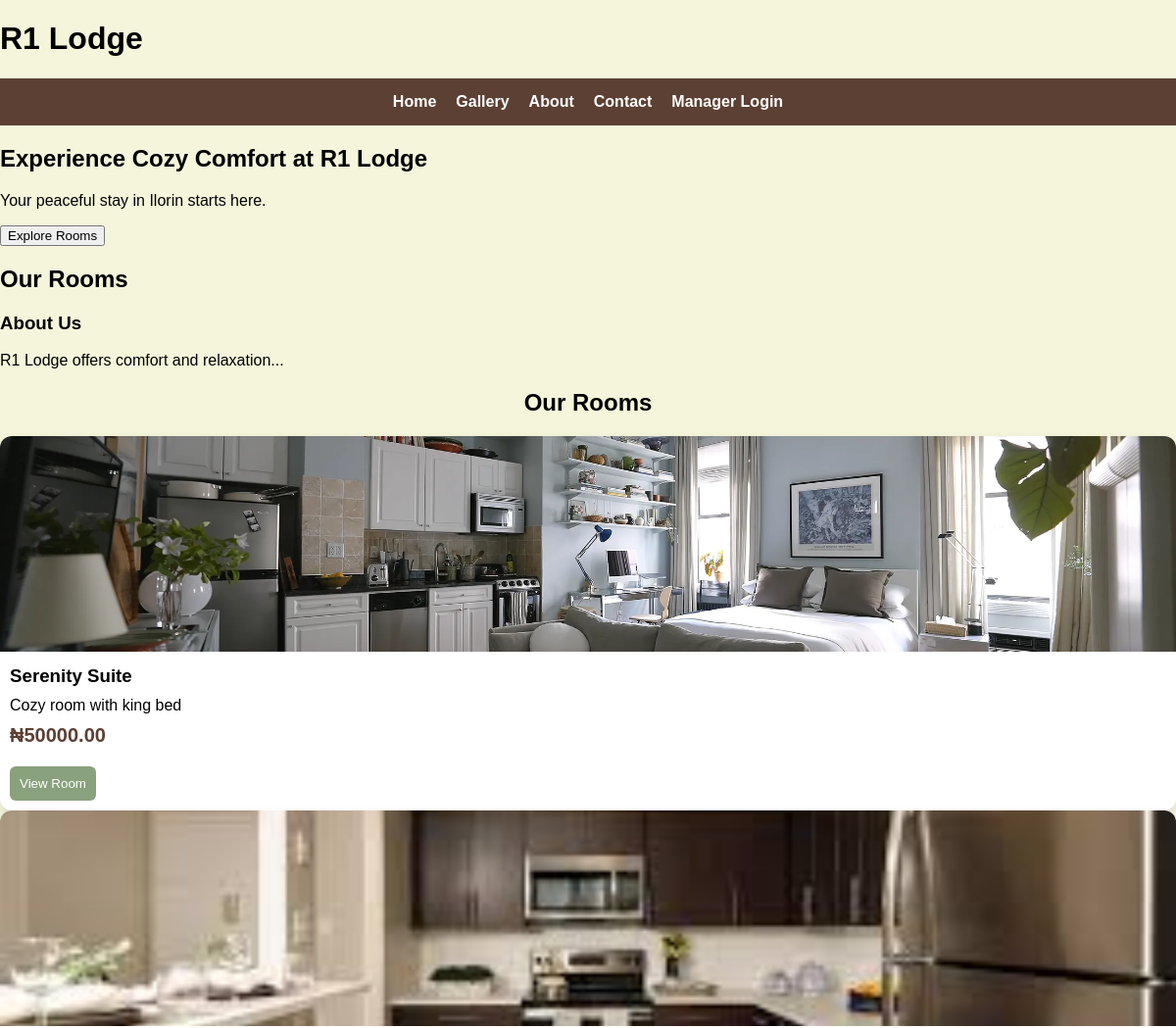
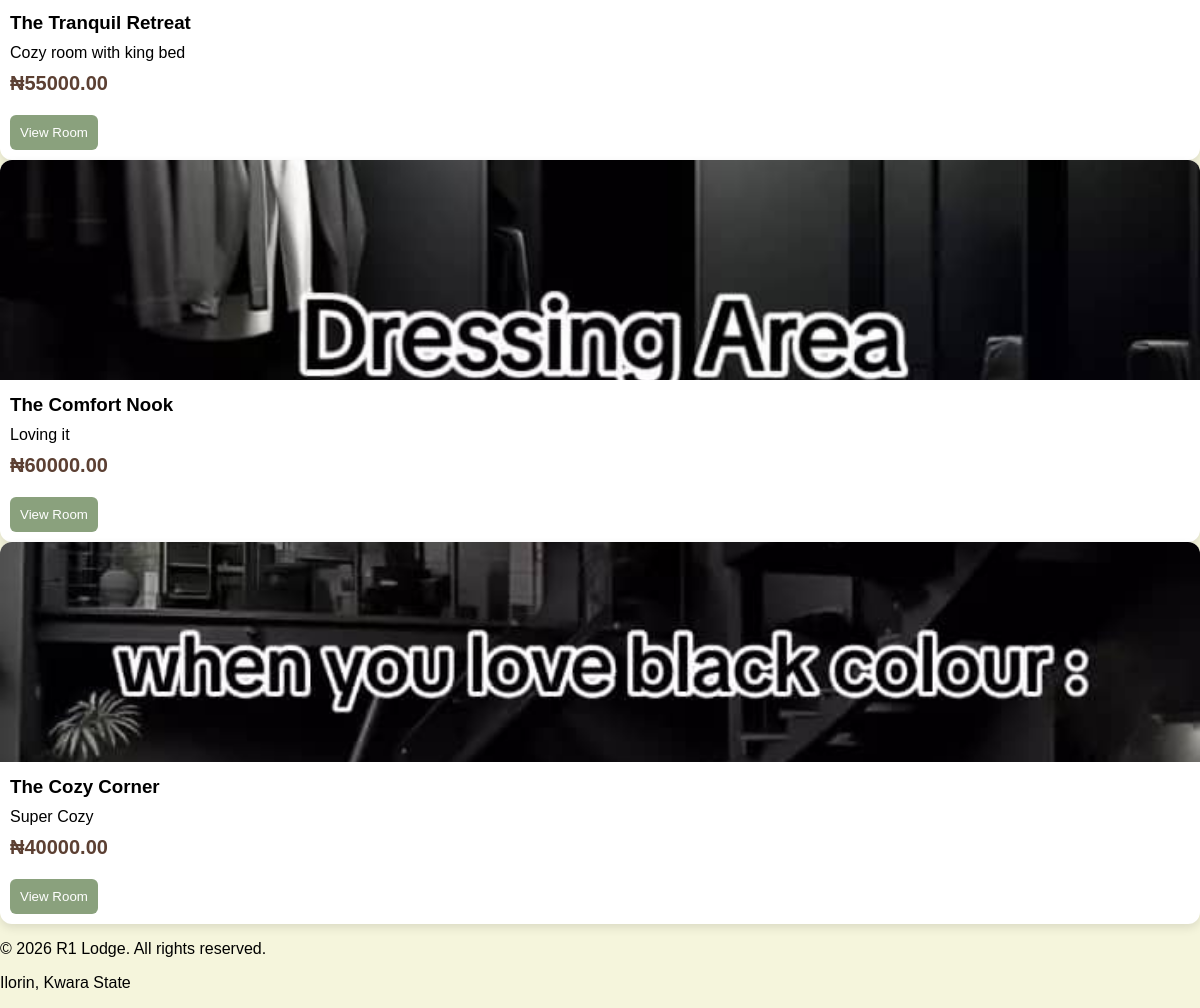
The page / on the database its author committed (2 pictures, top to bottom).
### lodge/models.py (models this page shows, shortened)
class Room(models.Model):
    name = models.CharField(max_length=100)
    description = models.TextField()
    price = models.DecimalField(max_digits=10, decimal_places=2)
    image = models.ImageField(upload_to='rooms/', null=True, blank=True)

### lodge/views.py (the view)
# urls.py: path('', views.home, name='home'),
def home(request):
    rooms = Room.objects.all()
    return render(request, 'home.html', {'rooms': rooms})

### templates/home.html
{% extends 'base.html' %}
{% block content %}
<section class="hero">
    <div class="hero-content">
        <h2>Experience Cozy Comfort at R1 Lodge</h2>
        <p>Your peaceful stay in Ilorin starts here.</p>
        <a href="#rooms"><button>Explore Rooms</button></a>
    </div>
</section>
<h2 id="rooms" class="section-title">Our Rooms</h2>
<section>
    <h3>About Us</h3>
    <p>R1 Lodge offers comfort and relaxation...</p>
</section>
<h2 style="text-align:center;">Our Rooms</h2>
<div class="rooms-container">
    {% for room in rooms %}
        <div class="room-card">
            {% if room.image %}
                <img src = "{{room.image.url}}" alt = "{{ room.name }}">
            {% endif %}
            <h3>{{ room.name }}</h3>
            <p>{{ room.description }}</p>
            <p class="price">₦{{ room.price }}</p>
            <a href="{% url 'room_detail' room.id %}">
                <button>View Room</button>
            </a>
        </div>
    {% endfor %}
</div>
{% endblock %}

### static/css/style.css (style rules this page uses)
body { margin: 0; font-family: Arial, sans-serif; background-color: #f5f5dc; }
a { text-decoration: none; color: inherit; }
.room-card { background: white; border-radius: 12px; overflow: hidden; box-shadow: 0 4px 10px rgba(0,0,0,0.1); }
.room-card img { width: 100%; height: 220px; object-fit: cover; }
.room-card h3 { margin: 10px; }
.room-card p { margin: 10px; }
.room-card button { margin: 10px; padding: 10px; background-color: #8aa17d; color: white; border: none; border-radius: 6px; }
.price { font-size: 20px; font-weight: bold; color: #5C4033; }

### rows shown on the page
Room: image (picture), name "Serenity Suite", description "Cozy room with king bed", price "50000.00"
Room: image (picture), name "The Tranquil Retreat", description "Cozy room with king bed", price "55000.00"
Room: image (picture), name "The Comfort Nook", description "Loving it", price "60000.00"
Room: image (picture), name "The Cozy Corner", description "Super Cozy", price "40000.00"
